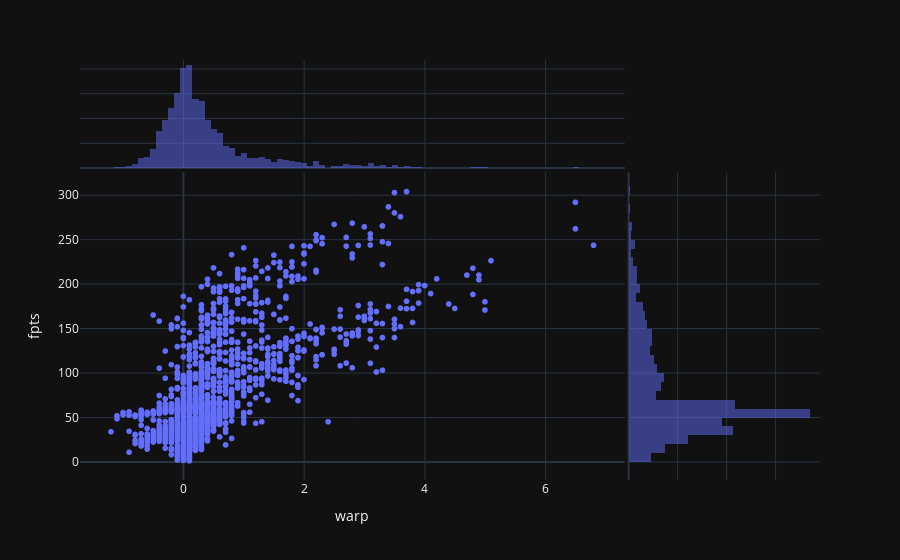

The notebook cell this image was saved under:
### Code cell
fig = px.scatter(
    df_pecota_all[["name", "age", "pa", "warp", "fantraxid", "fpts"]],
    x="warp",
    y="fpts",
    # color = "pa",
    hover_data=["name", "fantraxid"],
    marginal_x="histogram",
    marginal_y="histogram",
)
fig.show()

### Figure 1 — Plotly figure (JSON) as saved in the notebook; plotly's stock layout.template omitted (floating-point values rounded to 4 significant figures; data arrays with more than 128 entries replaced by an {"elided": "..."} marker saying what was removed)
{"data": [{"customdata": {"elided": "1896x2 str values"}, "hovertemplate": "warp=%{x}<br>fpts=%{y}<br>name=%{customdata[0]}<br>fantraxid=%{customdata[1]}<extra></extra>", "legendgroup": "", "marker": {"color": "#636efa", "symbol": "circle"}, "mode": "markers", "name": "", "showlegend": false, "type": "scattergl", "x": {"elided": "1896 float values"}, "xaxis": "x", "y": {"elided": "1896 float values"}, "yaxis": "y"}, {"alignmentgroup": "True", "bingroup": "x", "hovertemplate": "warp=%{x}<br>count=%{y}<extra></extra>", "legendgroup": "", "marker": {"color": "#636efa"}, "name": "", "offsetgroup": "", "opacity": 0.5, "showlegend": false, "type": "histogram", "x": {"elided": "1896 float values"}, "xaxis": "x3", "yaxis": "y3"}, {"alignmentgroup": "True", "bingroup": "y", "hovertemplate": "fpts=%{y}<br>count=%{x}<extra></extra>", "legendgroup": "", "marker": {"color": "#636efa"}, "name": "", "offsetgroup": "", "opacity": 0.5, "showlegend": false, "type": "histogram", "xaxis": "x2", "y": {"elided": "1896 float values"}, "yaxis": "y2"}], "layout": {"barmode": "overlay", "legend": {"tracegroupgap": 0}, "margin": {"t": 60}, "xaxis": {"anchor": "y", "domain": [0, 0.7363], "title": {"text": "warp"}}, "xaxis2": {"anchor": "y2", "domain": [0.7413, 1], "matches": "x2", "showgrid": true, "showline": false, "showticklabels": false, "ticks": ""}, "xaxis3": {"anchor": "y3", "domain": [0, 0.7363], "matches": "x", "showgrid": true, "showticklabels": false}, "xaxis4": {"anchor": "y4", "domain": [0.7413, 1], "matches": "x2", "showgrid": true, "showline": false, "showticklabels": false, "ticks": ""}, "yaxis": {"anchor": "x", "domain": [0, 0.7326], "title": {"text": "fpts"}}, "yaxis2": {"anchor": "x2", "domain": [0, 0.7326], "matches": "y", "showgrid": true, "showticklabels": false}, "yaxis3": {"anchor": "x3", "domain": [0.7426, 1], "matches": "y3", "showgrid": true, "showline": false, "showticklabels": false, "ticks": ""}, "yaxis4": {"anchor": "x4", "domain": [0.7426, 1], "matches": "y3", "showgrid": true, "showline": false, "showticklabels": false, "ticks": ""}}}
